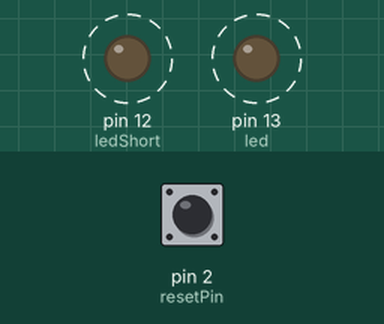
Recording of a sketch running on a simulated Arduino Uno, built with avr-gcc and run on an emulated ATmega328P. Parts: output pins drawn as LEDs (lit = HIGH). Dashed ring = blinking. The inputs (shaded band) are chosen by the test bench; at power-on: pin 2 (resetPin) HIGH.

Above: at 0.2 s.
Timing chart, 0 to 4.6 s (numbered marks = the images above):
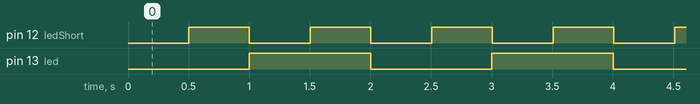

The sketch:

listing4-5.ino
```cpp
//blink program using the Arduino internal timer
//two functions and stops long flash on pin 13 at five flashes
const int led = 13; //internal LED
const int ledShort = 12; //pin 12 used for external LED and series resistor
unsigned long oldTime;
unsigned long oldTimeShort;
unsigned long newTime;
unsigned long newTimeShort;
unsigned int timeDelay;
unsigned int timeDelayShort;
boolean ledOn;
boolean ledOnShort;
volatile int longFlash; //ISR resettable variable
const int resetPin = 2;

void setup() {
  pinMode (led, OUTPUT);
  pinMode (ledShort, OUTPUT);
  pinMode (resetPin, INPUT_PULLUP);
  attachInterrupt (0, ISR_RESET, LOW);
}

void loop() {
  newTime = millis();
  newTimeShort = millis();
  timeDelay = (newTime - oldTime);
  timeDelayShort = (newTimeShort - oldTimeShort);

  if ((timeDelay > 1000) && (ledOn == 0) && (longFlash < 5)) {

    digitalWrite (led, HIGH);
    ledOn = 1;
    oldTime = newTime;
    timeDelay = 0;
  }
  if (timeDelayShort > 500 && ledOnShort == 0) { //half second LED on
    digitalWrite (ledShort, HIGH);
    ledOnShort = 1;
    oldTimeShort = newTimeShort;
    timeDelayShort = 0;
  }

  if (timeDelay > 1000 && ledOn == 1) { //one second LED off
    digitalWrite (led, LOW);
    longFlash = longFlash + 1; // keeps track of the long flashes
    ledOn = 0;
    oldTime = newTime;
    timeDelay = 0;
  }
  if (timeDelayShort > 500 && ledOnShort == 1) { //half second LED off
    digitalWrite (ledShort, LOW);
    ledOnShort = 0;
    oldTimeShort = newTimeShort;
    timeDelayShort = 0;
  }
} //End of main loop
//Interrupt Service Routines and Subroutines are outside main loop
void ISR_RESET() {
  longFlash = 0;
}
```

Measured:
- by itself, pin 12 (ledShort): alternates HIGH for 0.50 s and LOW for 0.50 s
- by itself, pin 13 (led): alternates HIGH for 1.0 s and LOW for 1.0 s, 10 changes in all, then stays LOW
